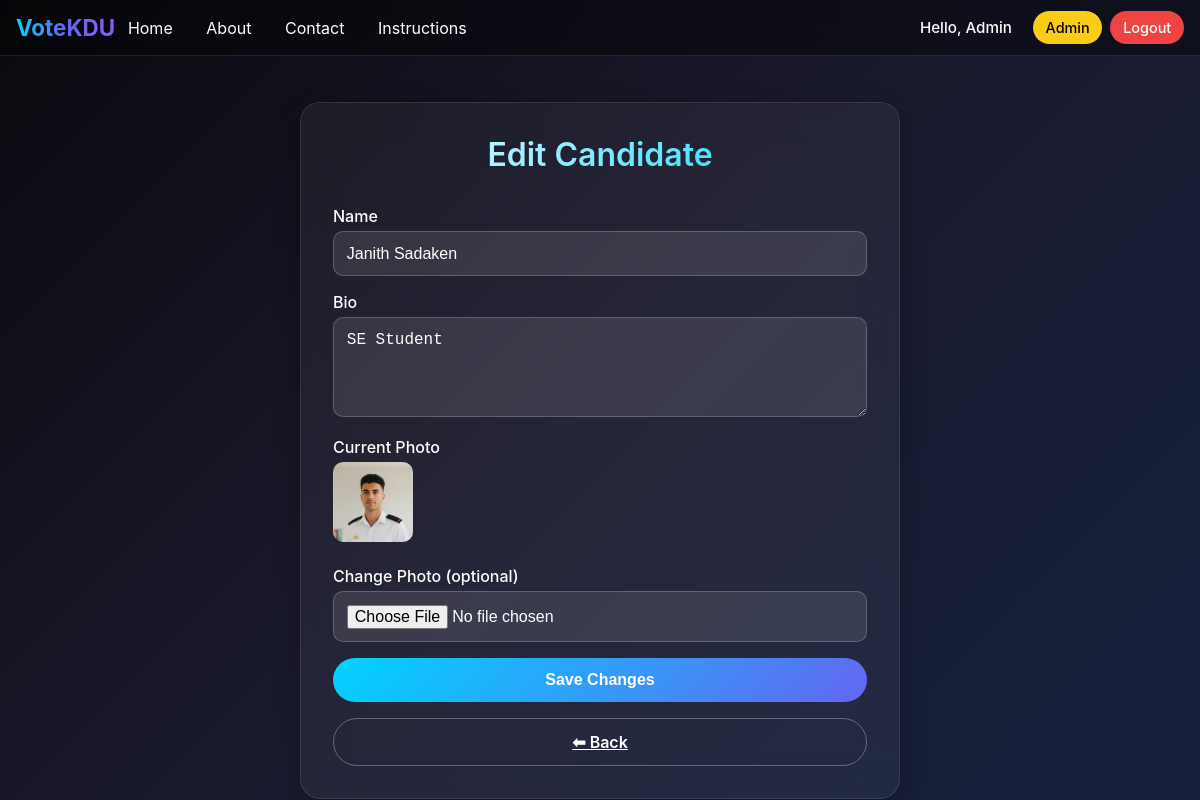
Page /admin/edit_candidate.php?election_id=18&id=23 (signed in) on the committed database.
### tables this page shows
CREATE TABLE `candidates` (
  `id` int(11) NOT NULL,
  `election_id` int(11) NOT NULL,
  `name` varchar(150) NOT NULL,
  `bio` text DEFAULT NULL,
  `photo` varchar(255) DEFAULT NULL,
  `created_at` timestamp NOT NULL DEFAULT current_timestamp()
);

### helpers.php (called while the page is built, shortened)
<?php
function e($s) {
    return htmlspecialchars($s, ENT_QUOTES | ENT_HTML5, 'UTF-8');
}

### admin/edit_candidate.php (the view, shortened to what this page needs)
<?php
require_once __DIR__ . '/../init.php';
$election_id = intval($_GET['election_id'] ?? 0);
$cid = intval($_GET['id'] ?? 0);
$stmt = $pdo->prepare("SELECT * FROM candidates WHERE id = ? AND election_id = ?");
$stmt->execute([$cid, $election_id]);
$candidate = $stmt->fetch();
?>
<!doctype html>
<html lang="en">
<head>
  <link href="/club_voting/assets/css/style.css" rel="stylesheet">
</head>
<body>
<div id="tsparticles"></div>
<?php include __DIR__ . '/../_nav.php'; ?>
<div class="container">
  <h1>Edit Candidate</h1>
  <form method="post" enctype="multipart/form-data">
    <div>
      <label for="name">Name</label>
      <input type="text" id="name" name="name" value="<?= e($candidate['name']) ?>" required>
    </div>
    <div>
      <label for="bio">Bio</label>
      <textarea id="bio" name="bio"><?= e($candidate['bio']) ?></textarea>
    </div>
    <div>
      <label>Current Photo</label>
      <?php if ($candidate['photo']): ?>
        <img src="/club_voting/uploads/<?= e($candidate['photo']) ?>" alt="Candidate Photo" class="cand-photo">
      <?php else: ?>
        <p>No photo uploaded.</p>
      <?php endif; ?>
    </div>
    <div>
      <label for="photo">Change Photo (optional)</label>
      <input type="file" id="photo" name="photo" accept="image/*">
    </div>
    <button class="btn-primary" type="submit">Save Changes</button>
    <a href="manage_candidates.php?election_id=<?= e($election_id) ?>" class="btn-secondary" style="text-align:center; display:block;">⬅ Back</a>
  </form>
</div>
</body>
</html>

### assets/css/style.css (style rules this page uses)
body { font-family: 'Poppins', sans-serif; background-color: var(--votekdu-light-gray); color: #333; padding-top: 80px; }
h1, h2, h3, h4, h5, h6 { font-weight: 600; }

### admin/edit_candidate.php (style rules this page uses)
* { margin:0; padding:0; box-sizing:border-box; }
body { font-family: 'Inter', sans-serif; background: linear-gradient(135deg, #0a0a0f 0%, #1a1a2e 50%, #16213e 100%); color:#fff; min-height:100vh; overflow-x:hidden; padding-top:80px; }
#tsparticles { position: fixed; top:0; left:0; width:100%; height:100%; z-index:0; pointer-events:none; }
.container { position: relative; z-index: 2; max-width: 600px; margin: 2rem auto; padding: 2rem; background: rgba(255,255,255,0.05); backdrop-filter: blur(20px); border: 1px solid rgba(255,255,255,0.1); border-radius: 20px; box-shadow: 0 8px 24px rgba(0,0,0,0.3); }
h1 { text-align:center; font-size:2rem; margin-bottom:2rem; background: linear-gradient(135deg,#ffffff,#00d4ff); -webkit-background-clip:text; -webkit-text-fill-color:transparent; }
form { display:flex; flex-direction:column; gap:1rem; }
label { font-weight:500; margin-bottom:0.3rem; display:block; }
input[type="text"], textarea, input[type="file"] { width:100%; padding:0.8rem; border-radius:10px; border:1px solid rgba(255,255,255,0.2); background: rgba(255,255,255,0.1); color:#fff; font-size:1rem; }
textarea { min-height:100px; resize:vertical; }
.cand-photo { height:80px; border-radius:10px; object-fit:cover; display:block; margin-bottom:0.5rem; }
.btn-primary, .btn-secondary { width:100%; padding:0.8rem; border:none; border-radius:50px; cursor:pointer; font-weight:600; transition:all 0.3s ease; font-size:1rem; }
.btn-primary { background:linear-gradient(135deg,#00d4ff,#6366f1); color:#fff; }
.btn-secondary { background:transparent; border:1px solid rgba(255,255,255,0.3); color:#fff; }

### _nav.php (style rules this page uses)
body { padding-top: 70px; }

### rows in the picture
candidates: name "Janith Sadaken", bio "SE Student", photo (picture)

### other values in the picture
$u['name'] "Admin"
